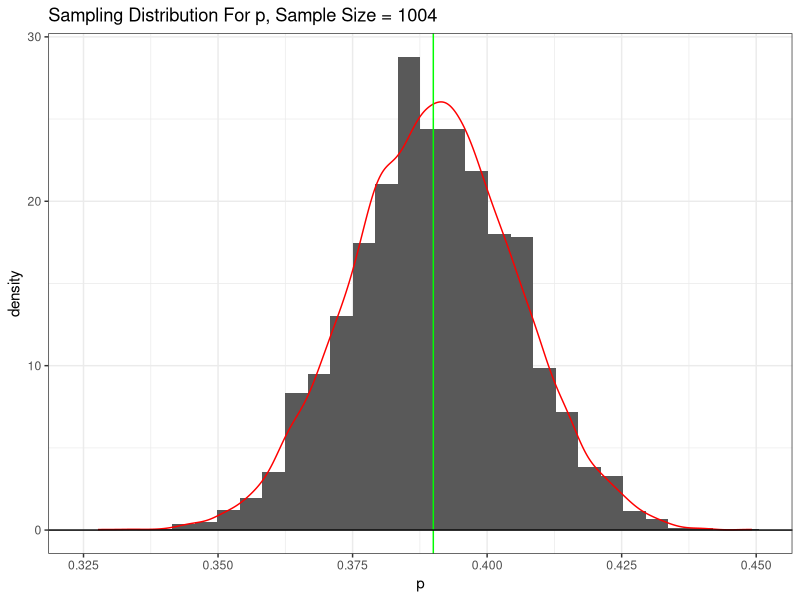
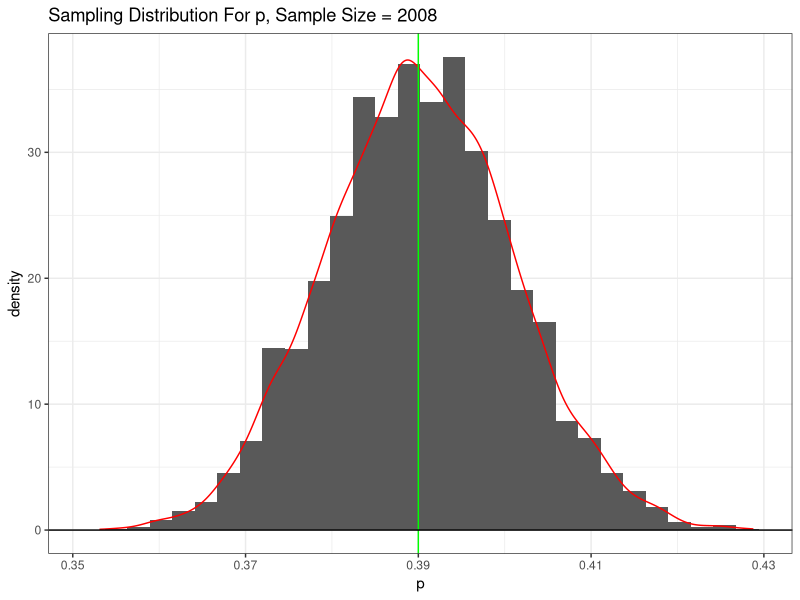
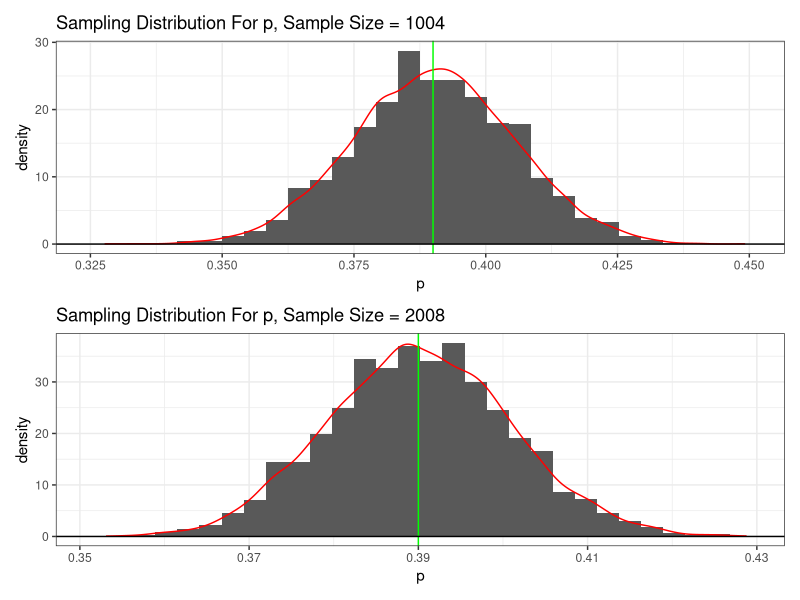
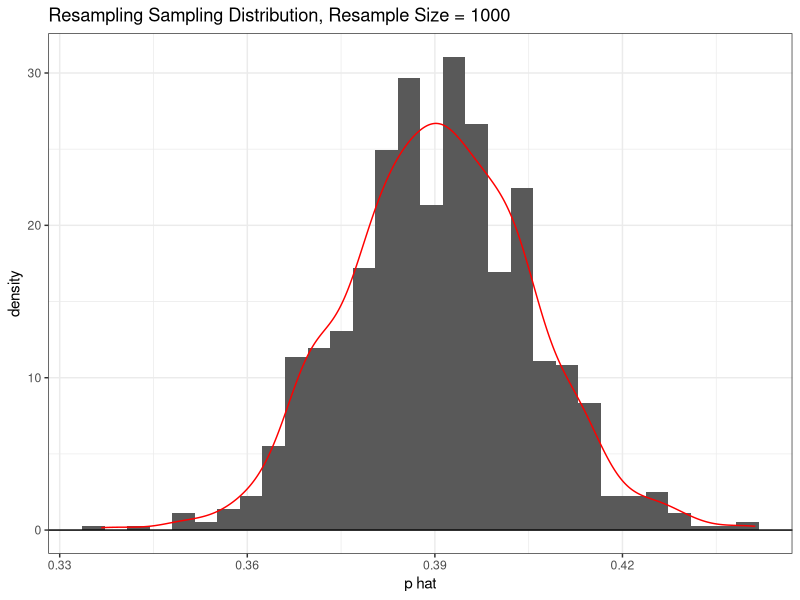
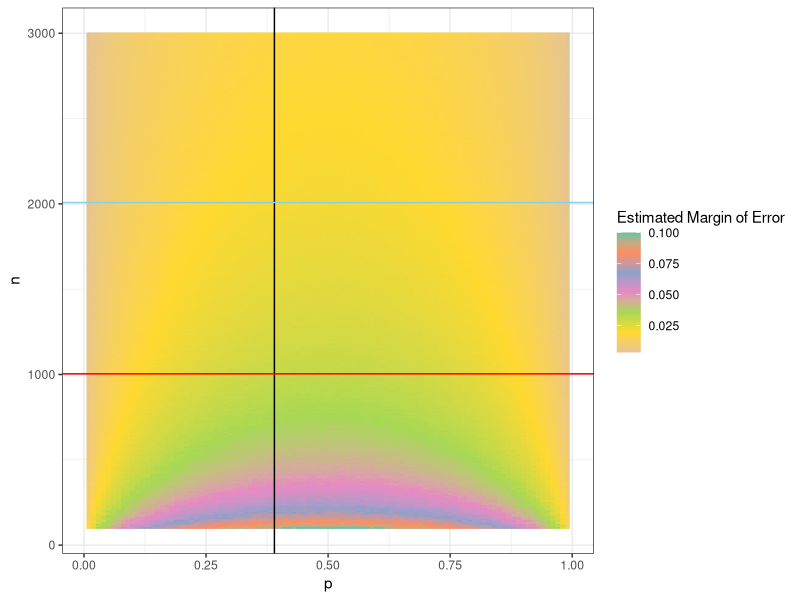

Here is the R script that generated these plots, in order: (Note: a time limit stopped this script after it produced the figures.)
library(tidyverse)
library(patchwork)
library(e1071)

#Part 1
sample.size <- 1004
num.polls <- 10000

polls.basic.sim <- rbinom(n = num.polls, size = sample.size, prob = 0.39)/sample.size

basic.plot <- ggplot() +
  geom_histogram(aes(x = polls.basic.sim, y = after_stat(density))) +
  geom_density(aes(x=polls.basic.sim), color = "red") +
  theme_bw() +
  xlab("p")+
  geom_vline(xintercept=0.39, color = "green")+
  geom_hline(yintercept = 0) +
  ggtitle("Sampling Distribution For p, Sample Size = 1004")

(basic.plot)

range.mid.95 <- quantile(x=polls.basic.sim, 0.975) - quantile(x=polls.basic.sim, 0.025)
margin.of.error <- 0.5*range.mid.95

sample.size2 <- sample.size * 2

polls.basic.sim2 <- rbinom(n = num.polls, size = sample.size2, prob = 0.39)/sample.size2

basic.plot2 <- ggplot() +
  geom_histogram(aes(x = polls.basic.sim2, y = after_stat(density))) +
  geom_density(aes(x=polls.basic.sim2), color = "red") +
  theme_bw() +
  xlab("p")+
  geom_vline(xintercept=0.39, color = "green")+
  geom_hline(yintercept = 0) +
  ggtitle("Sampling Distribution For p, Sample Size = 2008")

(basic.plot2)

range2.mid.95 <- quantile(x=polls.basic.sim2, 0.975) - quantile(x=polls.basic.sim2, 0.025)
margin.of.error2 <- 0.5*range2.mid.95

basic.plot / basic.plot2

#Part 2
resamples <- 1000

data.gallup <- tibble(data = c(satisfied = rep(1, times = round(0.39 * sample.size)),
                               unsatisfied = rep(0, times = round(0.59 * sample.size)),
                               no.opin = rep(0, times = round(0.02 * sample.size)))
)

p.hat <- tibble(p = numeric(resamples))

for(i in 1:resamples){
  resample <- sample(x = data.gallup$data,
                     size = nrow(data.gallup),
                     replace = T)
  
  p.hat$p[i] <- mean(resample, na.rm = T)
}

resample.plot <- ggplot(data = p.hat)+
  geom_histogram(aes(x = p, y = after_stat(density)))+
  geom_density(aes(x = p), color = "red")+
  theme_bw()+
  xlab("p hat")+
  geom_hline(yintercept = 0) +
  ggtitle("Resampling Sampling Distribution, Resample Size = 1000")

resamp.mid.95 <- quantile(x=p.hat$p, 0.975) - quantile(x=p.hat$p, 0.025)
resamp.moe <- 0.5*resamp.mid.95

(resample.plot)

#Simulation over n and p
n <- seq(100, 3000, by = 10)
p <- seq(0.01, 0.99, by = 0.01)

np.data <- tibble(n.val = numeric(),
                  p.val = numeric(),
                  estim.moe = numeric()
                  )

for (curr.n in n){
  for(curr.p in p){
    curr.poll <- rbinom(n=num.polls, size = curr.n, prob = curr.p)/curr.n
    curr.mid.95 <- quantile(x=curr.poll, 0.975) - quantile(x=curr.poll, 0.025)
    curr.moe <- 0.5*curr.mid.95
    np.data <- bind_rows(np.data, tibble(n=curr.n, p=curr.p, estim.moe = curr.moe))
  }
}

np.plot <- ggplot(data = np.data) +
  geom_raster(aes(x = p, y = n, fill = estim.moe)) +
  scale_fill_distiller("Estimated Margin of Error", palette = "Set2") +
  theme_bw()+
  geom_vline(xintercept = 0.39)+
  geom_hline(yintercept = 1004, color = "red") +
  geom_hline(yintercept = 2008, color = "skyblue")
  
(np.plot)


#Actual Margin of Error Calculation
n.w <- seq(100, 3000, by = 10)
p.w <- seq(0.01, 0.99, by = 0.01)

z.sample <- rnorm(n=10000)
z.pin <- qnorm(0.975) #quantile(x=z.sample, 0.975) - quantile(x=z.sample, 0.025)

wilson.data <- tibble(wilson.n.val = numeric(),
                      wilson.p.val = numeric(),
                      wilson.estim.moe = numeric()
)

for (curr.n in n.w){
  for(curr.p in p.w){
    wilson.moe <- z.pin * ((sqrt(curr.n*curr.p*(1-curr.p) + (z.pin^2)/4)) / (curr.n+z.pin^2))
    
    wilson.data <- bind_rows(wilson.data, 
                             tibble(wilson.n.val=curr.n, 
                                    wilson.p.val=curr.p, 
                                    wilson.estim.moe = wilson.moe))
  }
}

wilson.plot <- ggplot(data = wilson.data)+
  geom_raster(aes(x = wilson.p.val, y = wilson.n.val, fill = wilson.estim.moe))+
  scale_fill_distiller("Wilson Margin of Error", palette = "Set2")+
  theme_bw()+
  xlab("p")+
  ylab("n")+
  geom_vline(xintercept = 0.39)+
  geom_hline(yintercept = 1004, color = "red")+
  geom_hline(yintercept = 2008, color = "skyblue")

np.plot + wilson.plot
